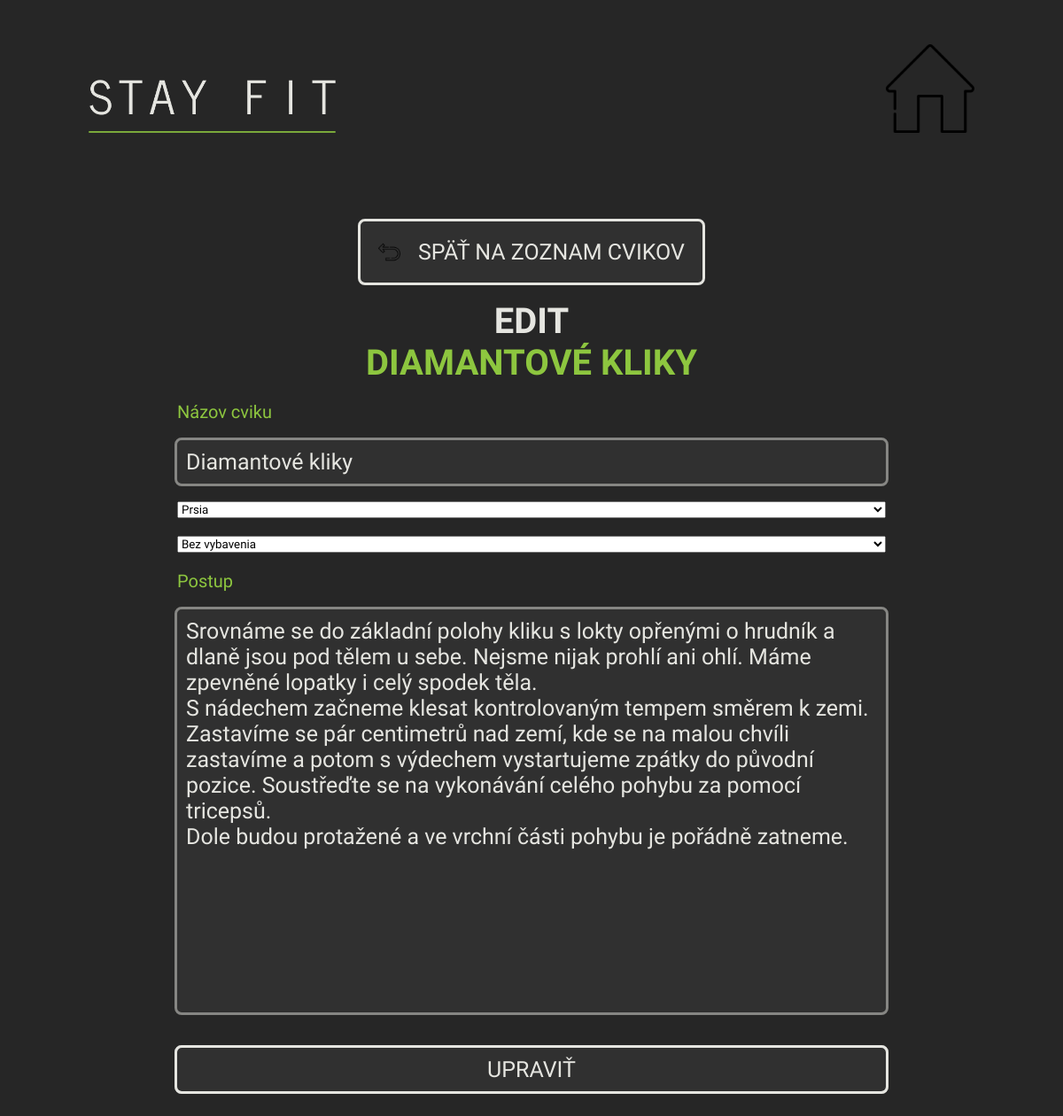
Screenshot of /edit.php?id=1&tb=cviky (signed in) with the database file from the repository.
### tables this page shows
CREATE TABLE IF NOT EXISTS `cviky` (
  `IDcvik` int(11) NOT NULL AUTO_INCREMENT,
  `cvik` varchar(50) NOT NULL,
  `postup` text NOT NULL,
  `IDsval` int(11) NOT NULL,
  `IDvybavenie` int(11) NOT NULL,
  PRIMARY KEY (`IDcvik`),
  KEY `IDsval` (`IDsval`),
  KEY `IDvybavenie` (`IDvybavenie`)
);

CREATE TABLE IF NOT EXISTS `svaly` (
  `IDsval` int(11) NOT NULL AUTO_INCREMENT,
  `sval` varchar(50) NOT NULL,
  PRIMARY KEY (`IDsval`)
);

CREATE TABLE IF NOT EXISTS `vybavenia` (
  `IDvybavenie` int(11) NOT NULL AUTO_INCREMENT,
  `vybavenie` varchar(100) NOT NULL,
  PRIMARY KEY (`IDvybavenie`)
);

### components/cvik-edit.php (the view, shortened to what this page needs)
<?php
$sql = "SELECT * FROM `cviky`
        JOIN svaly ON svaly.IDsval = cviky.IDsval
        JOIN vybavenia ON vybavenia.IDvybavenie = cviky.IDvybavenie WHERE IDcvik = $id";
$stmt = $conn->prepare($sql);
$stmt->execute();
$result = $stmt->fetchAll(PDO::FETCH_ASSOC);
foreach ($result as $i) {
    $name = $i['cvik'];
    $process = $i['postup'];
    $IDequipment = $i["IDvybavenie"];
    $equipment = $i["vybavenie"];
    $IDmuscle = $i["IDsval"];
    $muscle = $i["sval"];
}
?>
<main>
    <a href="cviky.php" class="back-button">
        <img src="./media/icons/back-arrow.png" alt="">
        <span>SPÄŤ NA ZOZNAM CVIKOV</span>
    </a>
    <div class="header">
        <h1>EDIT <br> <strong><?php echo $name ?></strong></h1>
    </div>
    <form action="./php/databaseUpdate.php?id=<?php echo $id ?>&tb=<?php echo $table ?>" method="post">
        <div class="inputs">
            <label for="name">Názov cviku</label>
            <input type="text" placeholder="Názov" name="name" id="name" value="<?php echo $name ?>" autocomplete="no">
            <select name="muscle" id="muscle">
                <option value="<?php echo $IDmuscle ?>"> <?php echo $muscle ?></option>
            </select>
            <select name="equipment" id="equipment">
                <option value="<?php echo $IDequipment ?>"> <?php echo $equipment ?></option>
            </select>
            <label for="process">Postup</label>
            <textarea name="process" id="process" placeholder="Postup" rows="15" autocomplete="no"><?php echo $process ?></textarea>
        </div>
        <div class="submit-button">
            <input class="submit" type="submit" value="UPRAVIŤ">
        </div>
    </form>
</main>

### styles/layout.css (style rules this page uses)
* { box-sizing: border-box; font-family: "News Cycle", sans-serif; margin: 0; padding: 0; }
body { display: grid; grid-template-rows: auto 1fr auto; font-size: 2rem; font-weight: 500; background-color: #262626; scroll-behavior: smooth; width: 100%; height: 100%; overflow-x: hidden; }
.btn, .back-button, .submit-button { cursor: pointer; outline: solid #e5e5e0; text-transform: uppercase; border-radius: 5px; }
.back-button { text-decoration: none; display: flex; justify-content: center; align-items: center; transition: 0.5s; background-color: #303030; padding: 2rem; gap: 2rem; }
.back-button img { width: 2.5rem; }
.back-button span { color: #e5e5e0; font-size: 2.5rem; }
.header { text-align: center; }
.header h1 { color: #e5e5e0; text-transform: uppercase; }
.header h1 strong { color: #8dc63f; }
label { color: #8dc63f; }
input, textarea { width: 100%; border: none; outline: solid rgba(229, 229, 224, 0.5); border-radius: 5px; padding: 1rem; background-color: #303030; color: #e5e5e0; resize: none; font-size: 2.5rem; transition: 0.5s; }
input[type=submit] { cursor: pointer; }
html { font-size: 10px; }
html h1 { font-size: 4rem; }
@media (min-width: 601px) { html { font-size: 7px; } }
@media (min-width: 800px) { html { font-size: 8px; } }
@media (min-width: 1000px) { html { font-size: 9px; } }
@media (min-width: 1200px) { html { font-size: 10px; } }

### styles/admin_forms.css (style rules this page uses)
body { padding: 5rem 10rem; }
body main { display: flex; flex-direction: column; align-items: center; justify-content: center; width: 100%; gap: 2rem; padding: 10rem 0; }
body main form { display: flex; justify-content: center; align-items: center; flex-direction: column; width: 100%; max-width: 800px; gap: 4rem; }
body main form .inputs, body main form .submit-button { display: flex; flex-direction: column; gap: 2rem; width: 100%; }

### rows the page displays
cviky: cvik "DIAMANTOVÉ KLIKY", name "Diamantové kliky", muscle "Prsia", equipment "Bez vybavenia", process "Srovnáme se do základní polohy kliku s lokty opřenými o hrudník a dlaně jsou pod tělem u sebe. Nejsme nijak prohlí ani ohlí. Máme zpevněné lopatky i celý spodek těla. S nádechem začneme klesat kontrolovaným tempem směrem k zemi. Zastavíme se pár centimetrů nad zemí, kde se na malou chvíli zastavíme a potom s výdechem vystartujeme zpátky do původní pozice. Soustřeďte se na vykonávání celého pohybu za pomocí tricepsů. Dole budou protažené a ve vrchní části pohybu je pořádně zatneme."
